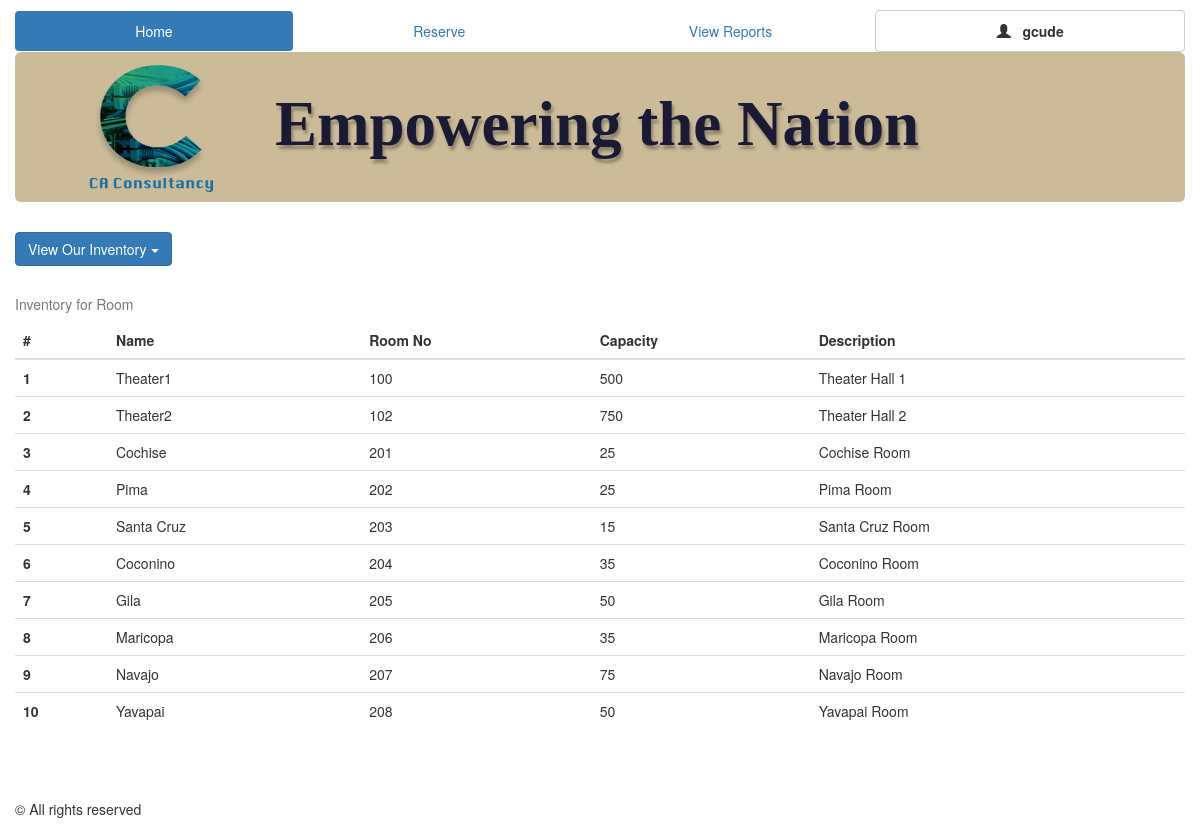
The page /app/room.php (signed in) on the database its author committed.
### tables this page shows
CREATE TABLE Room (
  resourceID int unsigned NOT NULL,
  resourceTypeID int unsigned NOT NULL DEFAULT 3 CHECK(resourceTypeId = 3),  
  name varchar(50) NOT NULL,
  roomNum int NOT NULL,
  capacity varchar(25) NOT NULL,
  description varchar(255) NOT NULL,
  CONSTRAINT PK_Room PRIMARY KEY(resourceId),
  CONSTRAINT FK_RoomResource FOREIGN KEY(resourceId) REFERENCES Resource(resourceId),
  CONSTRAINT FK_RoomResource1 FOREIGN KEY(resourceTypeID) REFERENCES Resource(resourceTypeId)  
);

### app/utilities/generic-function.php (the view, shortened to what this page needs)
<?php
function getDBLink()
{
    require 'credential.php';
    $link = mysqli_connect($DB_SERVER, $DB_USERNAME, $DB_PASSWORD, $DB_NAME);
    return $link;
}
function getResourceDropdown()
{
    $resourceHtml = '<div class="dropdown">
                      <button class="btn btn-default dropdown-toggle btn-primary" type="button" id="dropdownMenu1" data-toggle="dropdown" aria-haspopup="true" aria-expanded="true">
                        View Our Inventory
                        <span class="caret"></span>
                      </button>
                      <ul class="dropdown-menu" aria-labelledby="dropdownMenu1">
                        <li><a href="computer.php">Computer</a></li>
                        <li><a href="microphone.php">Microphone</a></li>
                        <li><a href="projector.php">Projector</a></li>
                        <li><a href="room.php">Room</a></li>
                      </ul>
                    </div>';
    return $resourceHtml;
}
function getRoomDetail($query, $withAction = false)
{
    $addTh = $withAction == true ? "<th>Action</th>" : "";
    $computerHtmlUpper = '<table class="table top20x table-responsive">
      <caption>Inventory for Room</caption>
          <thead>
            <tr>
              <th>#</th>
              <th>Name</th>
              <th>Room No</th>
              <th>Capacity</th>
              <th>Description</th>
              ' . $addTh . '
            </tr>
          </thead><tbody>';
    $computerHtmlMid = '';
    $computerHtmlBotom = '
          </tbody>
        </table>';
    $sql = $query;
    $link = getDBLink();
    if ($stmt = mysqli_prepare($link, $sql)) {
        if (mysqli_stmt_execute($stmt)) {
            $result = mysqli_stmt_get_result($stmt);
            if (mysqli_num_rows($result) > 0) {
                $i = 1;
                while ($row = mysqli_fetch_array($result, MYSQLI_ASSOC)) {
                    $addTd = $withAction == true ? '<td><button id="action" name="action" type="submit" class="btn btn-warning action" value="' . $row["resourceID"] . '">Book</button></td>' : "";
                    $computerHtmlMid = $computerHtmlMid . '<tr>
                          <th scope="row">' . $i . '</th>
                          <td>' . $row["name"] . '</td>
                          <td>' . $row["roomNum"] . '</td>
                          <td>' . $row["capacity"] . '</td>
                          <td>' . $row["description"] . '</td>
                          ' . $addTd . '
                        </tr>';
                    $i++;
                }
            }
        } else {
            echo "ERROR: Could not able to execute $sql. " . mysqli_error($link);
        }
    } else {
        echo "ERROR: Could not able to execute $sql. " . mysqli_error($link);
    }
    return $computerHtmlUpper . $computerHtmlMid . $computerHtmlBotom;
}
?>

### app/room.php (shortened to what this page needs)
<?php
require_once 'utilities/generic-function.php';
require_once 'utilities/query.php';
$reserve_rent = "";
$reserveActive = "";
$reportActive = "";
$profileActive = "";
$indexActive = "active";
if(!isset($_SESSION['username']) || empty($_SESSION['username'])){
    header("location: userlogin/login.php");
    exit;
} else
{
    $reserve_rent = $_SESSION['type'] == 'employee' ? "Reserve" : "Rent";
    $nameWthLogo = '<span class="glyphicon glyphicon-user"></span>' ."&nbsp;&nbsp;&nbsp;". $_SESSION['username'];
}
$content = getResourceDropdown();
$content = $content . getRoomDetail($allroomdetail);
include 'template.php';
?>

### app/template.php (shortened to what this page needs)
<!DOCTYPE html>
<html>
<head>
    <link rel="stylesheet" href="https://maxcdn.bootstrapcdn.com/bootstrap/3.3.7/css/bootstrap.min.css"
>
    <link rel="stylesheet" href="assets/style/page-layout.css">
</head>
<body>
<div class="container-fluid">
    <div class="masthead">
        <nav>
            <ul class="nav nav-pills nav-justified">
                <li class="<?php echo $indexActive ?>"><a href="index.php">Home</a></li>
                <li class="<?php echo $reserveActive ?>"><a href="reserve.php"><?php echo $reserve_rent ?></a></li>
                <li class="<?php echo $reportActive ?>"><a href="report.php">View Reports</a></li>
                <li class="<?php echo $profileActive ?>">
                <a href="" class="btn btn-default dropdown-toggle thick" data-toggle="dropdown"
                   data-hover="dropdown"><?php echo $nameWthLogo ?></a>
                </li>
            </ul>
        </nav>
    </div>
    <div class="jumbotron container-fluid">
        <img src="assets/logo/logo.png" alt="logo" />
        <h1 class = "generic-heading">Empowering the Nation
        </h1>
    </div>
    <?php echo $content; ?>
    <div class="row">
        <div class="col-xs-4 col-md-4">
        <footer class="footer top50x">
            <p>&copy; All rights reserved</p>
        </footer>
        </div>
    </div>
</div>
</body>
</html>

### app/assets/style/page-layout.css (style rules this page uses)
.jumbotron { padding-top: 0px; padding-bottom: 0px; background-size: cover; background-color: #ccbb99 !important; width: 100%; height: 150px; max-width: 1400px; }
.thick { font-weight: bold; }
body { padding-top: 10px; }
.jumbotron img { float: left; width: 150px; height: 150px; top: 0; left: 0; right: 50px; }
.jumbotron h1 { font-family: 'Playfair Display', serif; text-shadow: 2px 4px 3px rgba(0, 0, 0, 0.3); color: #1a1a34; font-weight: bold; vertical-align: middle; }
.generic-heading { position: relative; top: 18px; left: 50px; }
div img { width:200px; height:200px; }
.top50x { margin-top: 50px; }
.top20x { margin-top: 20px; }

### rows shown on the page
room: name "Theater1", roomNum "100", capacity "500", description "Theater Hall 1"
room: name "Theater2", roomNum "102", capacity "750", description "Theater Hall 2"
room: name "Cochise", roomNum "201", capacity "25", description "Cochise Room"
room: name "Pima", roomNum "202", capacity "25", description "Pima Room"
room: name "Santa Cruz", roomNum "203", capacity "15", description "Santa Cruz Room"
room: name "Coconino", roomNum "204", capacity "35", description "Coconino Room"
room: name "Gila", roomNum "205", capacity "50", description "Gila Room"
room: name "Maricopa", roomNum "206", capacity "35", description "Maricopa Room"
room: name "Navajo", roomNum "207", capacity "75", description "Navajo Room"
room: name "Yavapai", roomNum "208", capacity "50", description "Yavapai Room"

### other values the page prints
$reserve_rent "Reserve"
$_SESSION['username'] "gcude"
